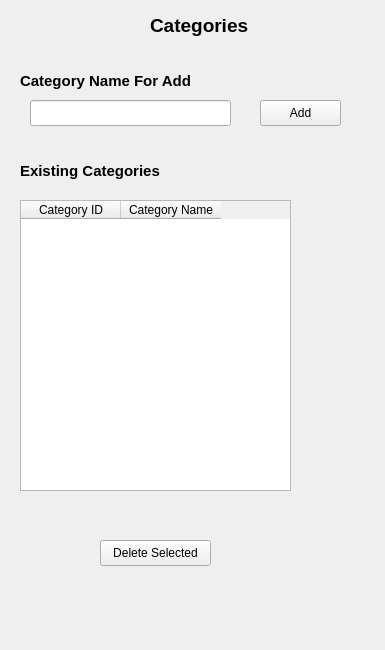
<?xml version="1.0" encoding="UTF-8"?>
<ui version="4.0">
 <class>CategoriesClass</class>
 <widget class="QWidget" name="CategoriesClass">
  <property name="geometry">
   <rect>
    <x>0</x>
    <y>0</y>
    <width>385</width>
    <height>650</height>
   </rect>
  </property>
  <property name="windowTitle">
   <string>Categories</string>
  </property>
  <widget class="QLabel" name="labelCategoriesTitle">
   <property name="geometry">
    <rect>
     <x>150</x>
     <y>10</y>
     <width>111</width>
     <height>31</height>
    </rect>
   </property>
   <property name="font">
    <font>
     <pointsize>14</pointsize>
     <bold>true</bold>
    </font>
   </property>
   <property name="text">
    <string>Categories</string>
   </property>
  </widget>
  <widget class="QLabel" name="labelCategoryNameTitle">
   <property name="geometry">
    <rect>
     <x>20</x>
     <y>70</y>
     <width>191</width>
     <height>21</height>
    </rect>
   </property>
   <property name="font">
    <font>
     <pointsize>11</pointsize>
     <bold>true</bold>
    </font>
   </property>
   <property name="text">
    <string>Category Name For Add</string>
   </property>
  </widget>
  <widget class="QLineEdit" name="lineEditAdd">
   <property name="geometry">
    <rect>
     <x>30</x>
     <y>100</y>
     <width>201</width>
     <height>26</height>
    </rect>
   </property>
  </widget>
  <widget class="QPushButton" name="pushButtonAdd">
   <property name="geometry">
    <rect>
     <x>260</x>
     <y>100</y>
     <width>81</width>
     <height>26</height>
    </rect>
   </property>
   <property name="text">
    <string>Add</string>
   </property>
  </widget>
  <widget class="QLabel" name="labelExistingCategoriesTitle">
   <property name="geometry">
    <rect>
     <x>20</x>
     <y>160</y>
     <width>151</width>
     <height>21</height>
    </rect>
   </property>
   <property name="font">
    <font>
     <pointsize>11</pointsize>
     <bold>true</bold>
    </font>
   </property>
   <property name="text">
    <string>Existing Categories</string>
   </property>
  </widget>
  <widget class="QTableWidget" name="tableWidgetExistingCategories">
   <property name="geometry">
    <rect>
     <x>20</x>
     <y>200</y>
     <width>271</width>
     <height>291</height>
    </rect>
   </property>
   <column>
    <property name="text">
     <string>Category ID</string>
    </property>
   </column>
   <column>
    <property name="text">
     <string>Category Name</string>
    </property>
   </column>
  </widget>
  <widget class="QPushButton" name="pushButtonDeleteSelected">
   <property name="geometry">
    <rect>
     <x>100</x>
     <y>540</y>
     <width>111</width>
     <height>26</height>
    </rect>
   </property>
   <property name="text">
    <string>Delete Selected</string>
   </property>
  </widget>
 </widget>
 <layoutdefault spacing="6" margin="11"/>
 <resources/>
 <connections/>
</ui>
